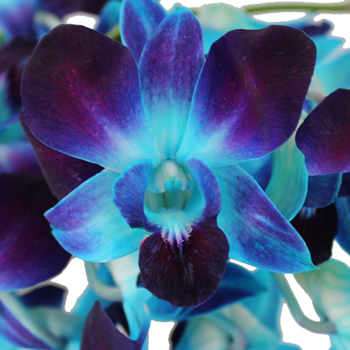
#> input picture orchid.jpg, 350 x 350 px
$ python main.py
#> lines starting #> are read from the running program, lines starting #| are printed output that depends on the picture
### pixler.py
from PIL import Image
from pixel import Pixel

class Pixler:

    def __init__(self, pil_image):
#> called with pil_image = 'orchid.jpg'
        self.origin = Image.open(pil_image)
#> self.origin is the input picture: PIL image 350x350 RGB; mean R, G, B 70.9, 96, 134.2

    def place_color(self, point, pixel):
        pass

    def get_image_data(self):
        tuples = self.origin.getdata()
        width = self.origin.width
#> width = 350

        raw_data = self.origin.getdata()

        img_data = []
        for y in range(self.origin.height):

            row = [Pixel(tup=raw_data[tup]) for tup in range(y*width, y*width+width)]
            img_data.append(row)
        return img_data


    def generate_sorted_image(self, selector, sorter, placer):

        img_data = self.get_image_data()

        pixels, locations = selector.select(img_data)

        final_locations = placer.sort(locations)
        final_pixels = sorter.sort(pixels)

        out_img = self.origin.copy()

        for point, pix in zip(final_locations, final_pixels):
            # out_img[point.x, point.y] = (pix.r, pix.g, pix.b)
            out_img.putpixel((point.x, point.y), (pix.r, pix.g, pix.b))
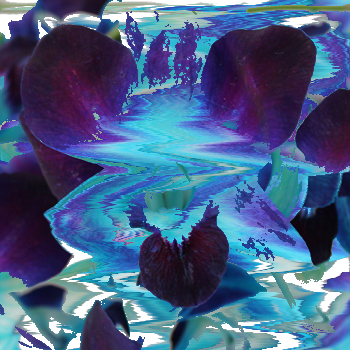
#> out_img: PIL image 350x350 RGB; mean R, G, B 70.9, 96, 134.2

        return out_img

# [4 lines that do not run on import are left out]

### pixel.py


class Pixel:

    def __init__(self, r=255, g=255, b=255, a=255, tup=None):
        if tup != None:
            self.r = tup[0]
            self.g = tup[1]
            self.b = tup[2]
            if len(tup) == 4:
                self.a = tup[3]
        else:
            self.r = r
            self.g = g
            self.b = b
            self.a = a

    def set_compare(self, comparator):
        self._lt = comparator

    def __lt__(self, other):
        return self._lt(self, other)

### sorter.py

class Sorter:
    '''
    A Sorter will take in a list of pixels irrespective of their location and
    will return another list of pixels in a sorted order determined by the sorter.

    These pixels will be matched with the Points returned by the Placer object.
    '''

    def __init__(self, sort_algo):
        self.sort_algo = sort_algo

    def sort(self, pixels):

        for pix in pixels:
            pix.set_compare(self.sort_algo)

        return sorted(pixels)
        #do the sorting


### point.py


class Point:

    def __init__(self, x, y):
        self.x = x
        self.y = y

    def set_compare(self, comparator):
        self._lt = comparator

    def __lt__(self, other):
        return self._lt(self, other)

### selector.py

class Selector:
    """
    A selector will take a grid of pixels in the form of [[x1y1, x2y1, x3y1, ...], # Row 1
                                                          [x1y2, x2y2, x3y3, ...], # Row 2
                                                          ]
    Once it has this grid it will return a list of Points that are allowed to be changed.
    """

    def __init__(self, selection_algo):
        self.selection_algo = selection_algo

    def select(self, img_data):

        return self.selection_algo(img_data)

### main.py
from pixel import Pixel
from point import Point
import math

import selector, sorter, pixler

def pixel_sorter(first, second):

    return True

    f_total = first.r + first.g + first.b
    s_total = second.r + second.g + second.b

    return f_total < s_total

def location_sorter(first, second):

    if first.y == second.y:
        return first.x < second.x
    else:
        return first.y < second.y

def center_point(first, second):

    dist1 = math.sqrt((512 - first.x)**2 + (440 - first.y)**2)
    dist2 = math.sqrt((512 - second.x)**2 + (440 - second.y)**2)

    return dist1 < dist2

def diag(first, second):

    angle = math.radians(-90)

    if first.x * math.cos(angle) + first.y * math.sin(angle) == second.x * math.cos(angle) + second.y * math.sin(angle):
        return first.x < second.x
    else:
        return first.x * math.cos(angle) + first.y * math.sin(angle) < second.x * math.cos(angle) + second.y * math.sin(angle)

def selection_algo(img_data):

    pixels = []
    locations = []

    for y, row in enumerate(img_data):
        for x, pix in enumerate(row):
            if (pix.r > 150 or  pix.g > 150 or pix.b > 150):
                pixels.append(pix)
                locations.append(Point(x, y))

    return pixels, locations

def select2(img_data):
    pixels = []
    locations = []

    for y, row in enumerate(img_data):
        for x, pix in enumerate(row):

            pixels.append(pix)
            locations.append(Point(x, y))

    return pixels, locations


sel = selector.Selector(selection_algo)
sorting = sorter.Sorter(pixel_sorter)
locations_placer = sorter.Sorter(diag)

creator = pixler.Pixler('orchid.jpg')

creator.generate_sorted_image(sel, sorting, locations_placer).show()
